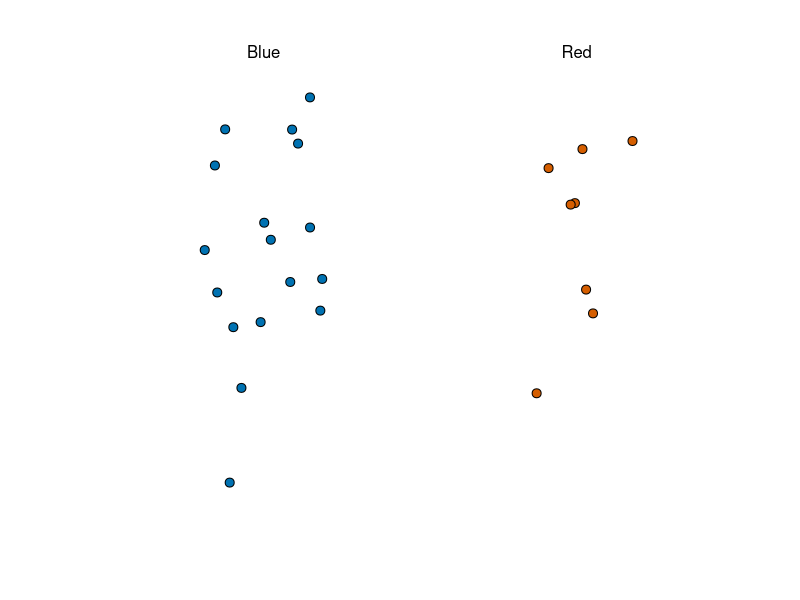

The R script that drew this image: (Note: this script raises an error after producing the figure.)
## ---- chunk 1
library(tidyverse)
library(dslabs)
take_poll(25)
## ---- chunk 2
knitr::include_graphics("four-simulated-polls-1.png")
## ---- chunk 3
knitr::include_graphics("1234.PNG")
## ---- chunk 4
knitr::include_graphics("standard-error-versus-sample-size-1.png")
## ---- chunk 5
sqrt(p*(1-p))/sqrt(1000)
## ---- chunk 6
# E(S)=25*p
## ---- chunk 7
# SE(S)=sqrt(25*p*(1-p))
## ---- chunk 8
# E(¯X)=p
## ---- chunk 9
# SE(¯X)=sqrt(p*(1-p)/N)
## ---- chunk 10
N <- 25
p <- seq(0, 1, length = 100)
se <- sqrt(p*(1-p)/N)

plot(p, se)
## ---- chunk 11
for (N in c(25,100,1000)) {
  p <- seq(0, 1, length = 100)
  se <- sqrt(p*(1-p)/N)
  plot(p, se)
}
## ---- chunk 12
# E[¯X−(1−¯X)] = E[2¯X−1] = 2E[¯X]-1 = 2p-1 = p-(1-p)
## ---- chunk 13
# SE[2¯X−1] = 2SE[¯X] = 2*sqrt(p*(1-p)/N)
## ---- chunk 14
2*sqrt(0.45*0.55/25)
## ---- chunk 15
# b. Our standard error is larger than the difference, so the chances of 2¯X−1 being positive and throwing us off were not that small. We should pick a larger sample size.
## ---- chunk 16
x_hat <- 0.48
se <- sqrt(x_hat*(1-x_hat)/25)
se
## ---- chunk 17
pnorm(0.01/se) - pnorm(-0.01/se)
## ---- chunk 18
1.96*se
## ---- chunk 19
pnorm(1.96)-pnorm(-1.96)
## ---- chunk 20
B <- 10000
N <- 1000
x_hat <- replicate(B, {
  x <- sample(c(0,1), size = N, replace = TRUE, prob = c(1-p, p))
  mean(x)
})
## ---- chunk 21
p <- 0.45
N <- 1000

x <- sample(c(0,1), size = N, replace = TRUE, prob = c(1-p, p))
x_hat <- mean(x)
## ---- chunk 22
B <- 10000
x_hat <- replicate(B, {
  x <- sample(c(0,1), size = N, replace = TRUE, prob = c(1-p, p))
  mean(x)
})
## ---- chunk 23
mean(x_hat)
sd(x_hat)
## ---- chunk 24
knitr::include_graphics("normal-approximation-for-polls-1.png")
## ---- chunk 25
knitr::include_graphics("standard-error-versus-p-1.png")
## ---- chunk 26
take_sample <- function(p, N) {
  X <- sample(c(1,0), N, replace = TRUE, prob = c(p,1-p))
  mean(X)
}
## ---- chunk 27
set.seed(1)

errors <- replicate(10000, take_sample(0.45, 100) - 0.45)
## ---- chunk 28
mean(errors)
hist(errors)
## ---- chunk 29
# c. The errors are symmetrically distributed around 0.
## ---- chunk 30
mean(abs(errors))
## ---- chunk 31
sqrt(mean(errors^2))
## ---- chunk 32
p <- 0.45
N <- 100

sqrt(p*(1-p)/N)
## ---- chunk 33
p <- 0.45
N <- 100

set.seed(1)

X <- sample(c(1,0), N, replace = TRUE, p = c(p, 1 - p))
X_ <- mean(X)

sqrt(X_*(1-X_)/N)
## ---- chunk 34
N <- seq(100, 5000)
p <- 0.5
se <- sqrt(p*(1-p)/N)

plot(N, se)
# c. 2,500
## ---- chunk 35
# b. approximately normal with expected value p and standard error √p(1−p)/N.
## ---- chunk 36
# b. approximately normal with expected value 0 and standard error √p(1−p)/N.
## ---- chunk 37
p <- 0.45
N <- 100
B <- 10000

set.seed(1)

errors <- replicate(B, take_sample(p, N) - p)

qqnorm(errors)
qqline(errors)
## ---- chunk 38
p <- 0.45
N <- 100

1-pnorm(0.5, p, sqrt(p*(1-p)/N))
## ---- chunk 39
N <-100
X_ <- 0.51
se_ <- sqrt(X_*(1-X_)/N)

1 - pnorm(0.01, 0, se_) + pnorm(-0.01, 0, se_)
